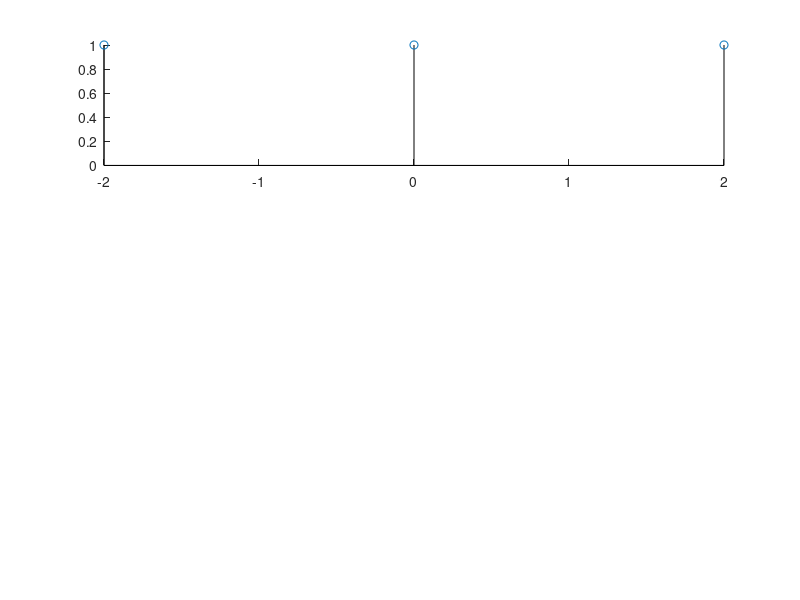

Recreate this plot in MATLAB. (Note: this script raises an error after producing the figure.)
%% a)
close all; clear; clc;
subplot(3, 1, 1); hold on;

stem([-2, 0, 2], [1, 1, 1], "color", "black", LineWidth=1.5, Marker="^");

text(-2, 1.1, "0.25", "HorizontalAlignment", "left", "VerticalAlignment", "bottom");
text(0, 1.1, "1", "HorizontalAlignment", "left", "VerticalAlignment", "bottom");
text(2, 1.1, "0.25", "HorizontalAlignment", "left", "VerticalAlignment", "bottom");


axis([-8, 8, -1.4, 1.4]);
yticks([]);
xlabel("$f$ [kHz]");
ylabel("Re$(X(f))$");
title("Sketch of Real Part of Spectrum of Analog Signal $x(t)$");

% =========================================================================
subplot(3, 1, 2); hold on;

stem([4, 6], [-1, -1], "color", "black", LineWidth=1.5, Marker="v");
stem([-6, -4], [1, 1], "color", "black", LineWidth=1.5, Marker="^");

text(-6, 1.1, "-0.5j", "HorizontalAlignment", "left", "VerticalAlignment", "bottom");
text(-4, 1.1, "-1j", "HorizontalAlignment", "left", "VerticalAlignment", "bottom");
text(4, -1.4, "1j", "HorizontalAlignment", "left", "VerticalAlignment", "bottom");
text(6, -1.4, "0.5j", "HorizontalAlignment", "left", "VerticalAlignment", "bottom");

axis([-8, 8, -1.4, 1.4]);
yticks([]);
xlabel("$f$ [kHz]");
ylabel("Im$(X(f))$");
title("Sketch of Imaginary Part of Spectrum of Analog Signal $x(t)$");

% =========================================================================
subplot(3, 1, 3);
hold on;

plot(x(0:1e-6:1e-3))

axis([0, 1e+3, -2, 4.5]);
xticklabels(0:0.1:1)
xlabel("$t$ [ms]");
ylabel("$x(t)$");
title("Sketch of Analog Signal $x(t)$");

%% b)
close all; clear; clc;
subplot(2, 3, 1); hold on;

t = linspace(0, 1e-3, 10);
t = t(1:end-1);
x_1 = x(t);
stem(t.*1000000, x_1);
plot(x(0:1e-6:1e-3));

axis([0, 1e+3, -2, 4.5]);
xticklabels(0:0.5:1);
xlabel("$t$ [ms]");
ylabel("$x_1[t]$");
title("Sketch of Signal Sampled at 9kHz");
legend(["$x(t)$", "$x_1[t]$"])

% =========================================================================
subplot(2, 3, 2); hold on;

fs1 = 9e3;
t1 = 0:1/fs1:1e-3;
x_1_n = x(t1);

N = 256;

X_1 = fft(x_1_n, N);
f1_axis = (0:N-1)*(fs1/N);
plot(f1_axis, abs(X_1), Color="#50A050");

axis([0, fs1, 0, 11])
xlabel("$f$ (Hz)");
ylabel("$|X_1(f)|$");
title("Sketch of Spectrum of Signal Sampled at 9kHz");

% =========================================================================
subplot(2, 3, 3); hold on;

t_reconstruct = 0:1e-6:1e-3;
x_1_reconstruct = interp1(t1, x_1_n, t_reconstruct, "spline");
plot(t_reconstruct, x_1_reconstruct, Color="#D95319");

title("Reconstructed Signal $x_1(t)$");
xlabel("$t$ [ms]");
ylabel("$x_1(t)$");
axis([0, 1e-3, -2, 4.5]);
xticklabels(0:0.5:1);

% =========================================================================
subplot(2, 3, 4); hold on;


t = linspace(0, 1e-3, 15);
t = t(1:end-1);
x_2 = x(t);
stem(t.*1000000, x_2);
plot(x(0:1e-6:1e-3));

axis([0, 1e+3, -2, 4.5]);
xticklabels(0:0.5:1);
xlabel("$t$ [ms]");
ylabel("$x_2[t]$");
title("Sketch of Signal Sampled at 14kHz");
legend(["$x(t)$", "$x_2[t]$"])

% =========================================================================
subplot(2, 3, 5); hold on;

fs2 = 14e3;
t2 = 0:1/fs2:1e-3;
x_2_n = x(t2);

N = 256;

X_2 = fft(x_2_n, N);
f2_axis = (0:N-1)*(fs2/N);
plot(f2_axis, abs(X_2), Color="#50A050");

axis([0, fs2, 0, 16])
xlabel("$f$ (Hz)");
ylabel("$|X_2(f)|$");
title("Sketch of Spectrum of Signal Sampled at 14kHz");

% =========================================================================
subplot(2, 3, 6); hold on;

x_2_reconstruct = interp1(t2, x_2_n, t_reconstruct, "spline");
plot(t_reconstruct, x_2_reconstruct, Color="#D95319");

title("Reconstructed Signal $x_2(t)$");
xlabel("$t$ [ms]");
ylabel("$x_2(t)$");
axis([0, 1e-3, -2, 4.5]);
xticklabels(0:0.5:1);


function x = x(t)
    x = 1 ...
        + 0.5 * cos(2 * pi * 2000 * t) ...
        + 2 * sin(2 * pi * 4000 * t) ...
        + sin(2 * pi * 6000 * t);
end









